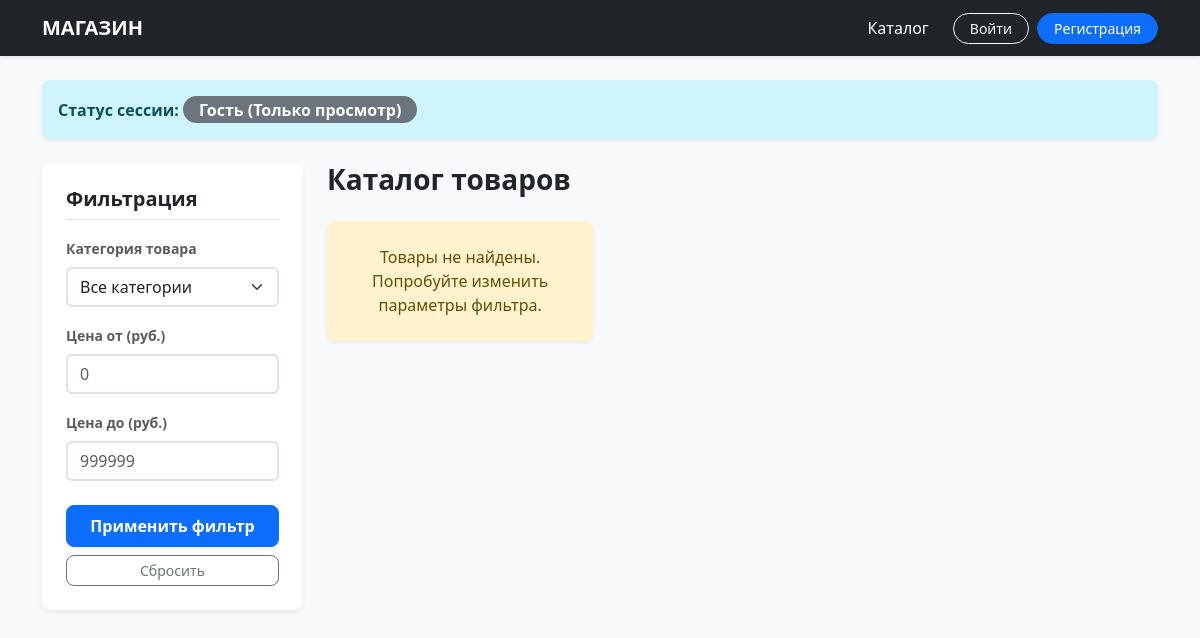
Before: / with the older database file.
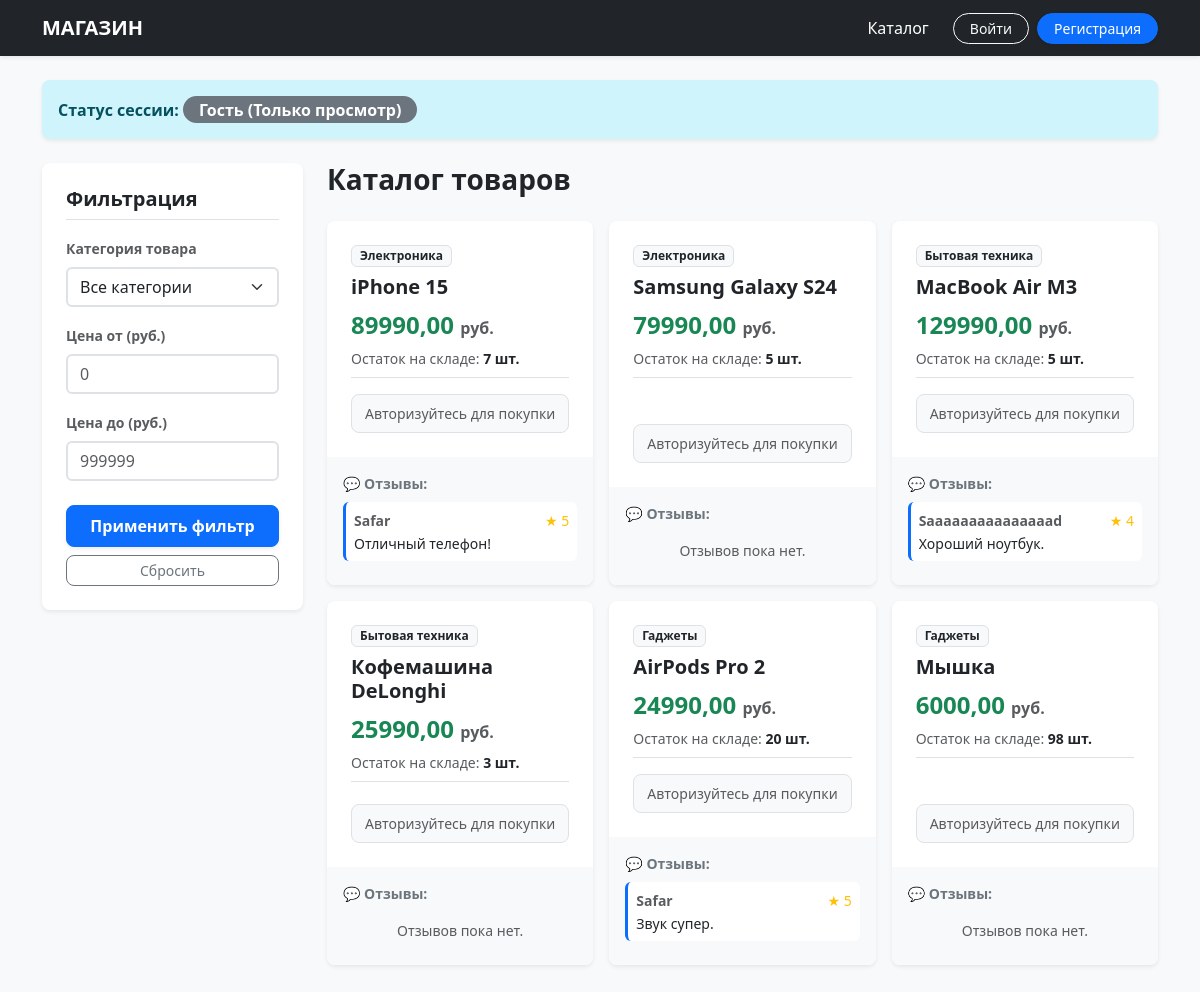
After: the same page with the newer database file.
### main/models.py (models this page shows, shortened)
class Product(models.Model):
    name = models.CharField(max_length=100)
    price = models.DecimalField(max_digits=10, decimal_places=2)
    category = models.ForeignKey(Category, on_delete=models.PROTECT)
    stock_quantity = models.PositiveIntegerField(default=0)
    is_deleted = models.BooleanField(default=False)

class Category(models.Model):
    name = models.CharField(max_length=100)
    is_deleted = models.BooleanField(default=False)

class Review(models.Model):
    user = models.ForeignKey(User, on_delete=models.CASCADE)
    product = models.ForeignKey(Product, on_delete=models.CASCADE, related_name='reviews')
    rating = models.IntegerField(default=5)
    comment = models.TextField()
    created_at = models.DateTimeField(auto_now_add=True)

### main/views.py (the view)
# urls.py: path('', HomeView.as_view(), name='home'),
class HomeView(ListView):
    model = Product
    template_name = 'index.html'
    context_object_name = 'products'
    def get_queryset(self):
        queryset = Product.objects.filter(is_deleted=False)
        category_id = self.request.GET.get('category')
        min_price = self.request.GET.get('min_price')
        max_price = self.request.GET.get('max_price')
        if category_id:
            queryset = queryset.filter(category_id=category_id)
        if min_price:
            queryset = queryset.filter(price__gte=min_price)
        if max_price:
            queryset = queryset.filter(price__lte=max_price)
        return queryset
    def get_context_data(self, **kwargs):
        context = super().get_context_data(**kwargs)
        context['categories'] = Category.objects.filter(is_deleted=False)
        return context

### main/templates/index.html (shortened to what the changed rows need)
{% extends 'base.html' %}
{% load static %}
{% block content %}
<div class="row g-4">
    <div class="col-lg-9">
        <div class="row row-cols-1 row-cols-md-2 row-cols-xl-3 g-3">
            {% for product in products %}
                <div class="col">
                    <div class="card h-100 border-0 shadow-sm rounded-3 bg-white">
                        <div class="card-body d-flex flex-column p-4">
                            <span class="badge bg-light text-dark align-self-start mb-2 px-2 py-1 rounded border small">{{ product.category.name }}</span>
                            <h5 class="card-title fw-bold text-dark mb-1">{{ product.name }}</h5>
                            <h4 class="text-success fw-bold my-2">{{ product.price }} <small class="fs-6 text-muted">руб.</small></h4>
                            <div class="text-muted small mb-3 border-bottom pb-2">
                                Остаток на складе: <strong class="text-dark">{{ product.stock_quantity }} шт.</strong>
                            </div>
                            <div class="mt-auto">
                                {% if not user.is_authenticated %}
                                    <div class="text-center p-2 bg-light rounded-3 small text-muted border">Авторизуйтесь для покупки</div>
                                {% endif %}
                            </div>
                        </div>
                        <div class="card-footer bg-light border-0 p-3 rounded-bottom-3" style="max-height: 150px; overflow-y: auto;">
                            <p class="fw-bold small mb-2 text-secondary">💬 Отзывы:</p>
                            {% for r in product.reviews.all %}
                                <div class="p-2 mb-2 bg-white rounded border-start border-primary border-3">
                                    <div class="d-flex justify-content-between small text-muted mb-1">
                                        <span><strong>{{ r.user.username }}</strong></span>
                                        <span class="text-warning">★ {{ r.rating }}</span>
                                    </div>
                                    <p class="mb-0 text-dark small" style="line-height: 1.3;">{{ r.comment }}</p>
                                </div>
                            {% empty %}
                                <small class="text-muted d-block text-center py-2">Отзывов пока нет.</small>
                            {% endfor %}
                        </div>
                    </div>
                </div>
            {% empty %}
                <div class="col-12">
                    <div class="alert alert-warning border-0 shadow-sm rounded-3 text-center py-4">
                        Товары не найдены. Попробуйте изменить параметры фильтра.
                    </div>
                </div>
            {% endfor %}
        </div>
    </div>
</div>
{% endblock %}

Changed rows visible on the page:
added Product: category.name "Электроника", name "iPhone 15", price "89990,00", stock_quantity "7"
added Review: user.username "Safar", rating "5", comment "Отличный телефон!", shown under "Электроника"
added Product: category.name "Электроника", name "Samsung Galaxy S24", price "79990,00", stock_quantity "5"
added Product: category.name "Бытовая техника", name "MacBook Air M3", price "129990,00", stock_quantity "5"
added Review: user.username "Saaaaaaaaaaaaaaad", rating "4", comment "Хороший ноутбук.", shown under "Бытовая техника"
added Product: category.name "Бытовая техника", name "Кофемашина DeLonghi", price "25990,00", stock_quantity "3"
added Product: category.name "Гаджеты", name "AirPods Pro 2", price "24990,00", stock_quantity "20"
added Review: user.username "Safar", rating "5", comment "Звук супер.", shown under "Гаджеты"
added Product: category.name "Гаджеты", name "Мышка", price "6000,00", stock_quantity "98"
Other visible differences:
text no longer shown: "Товары не найдены. Попробуйте изменить параметры фильтра."
